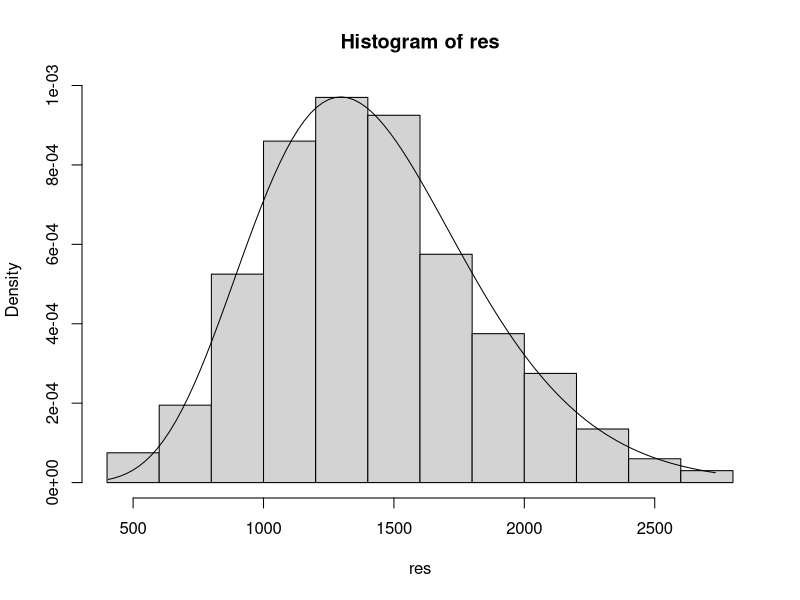
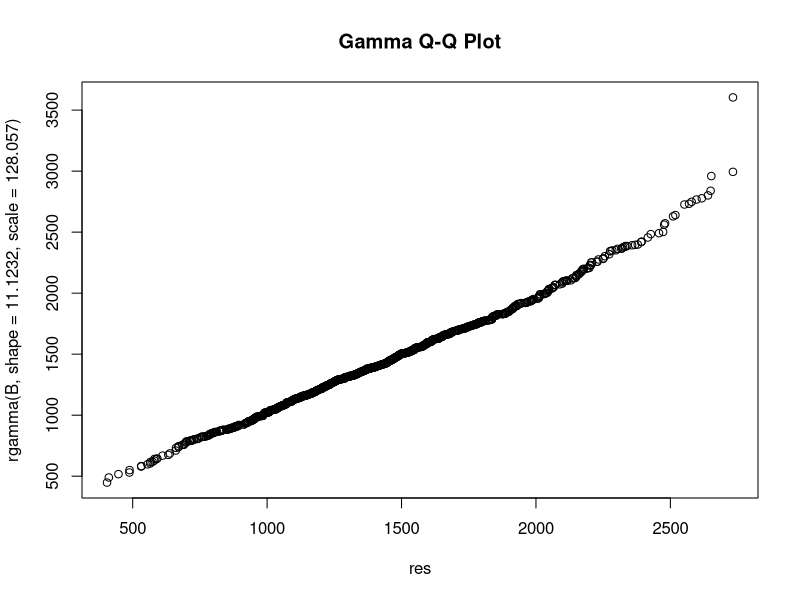

Generate these figures, in order, with R:
theta_hat=2561.14; 
alpha_hat=0.55616; 
n=20; 
B=1000; 

res=rep(NA,B)
for(i in 1:B){
  x=rgamma(n,shape=alpha_hat,scale=theta_hat)
  res[i]=mean(x)
}

ks.test(res,"pgamma",shape=n*alpha_hat,scale=theta_hat/n)

hist(res,prob=TRUE)

x=seq(min(res),max(res),length=100)
dens=dgamma(x,shape=11.1232,scale=128.057)
lines(x,dens,type="l")

qqplot(res,rgamma(B,shape=11.1232,scale=128.057),main="Gamma Q-Q Plot")
